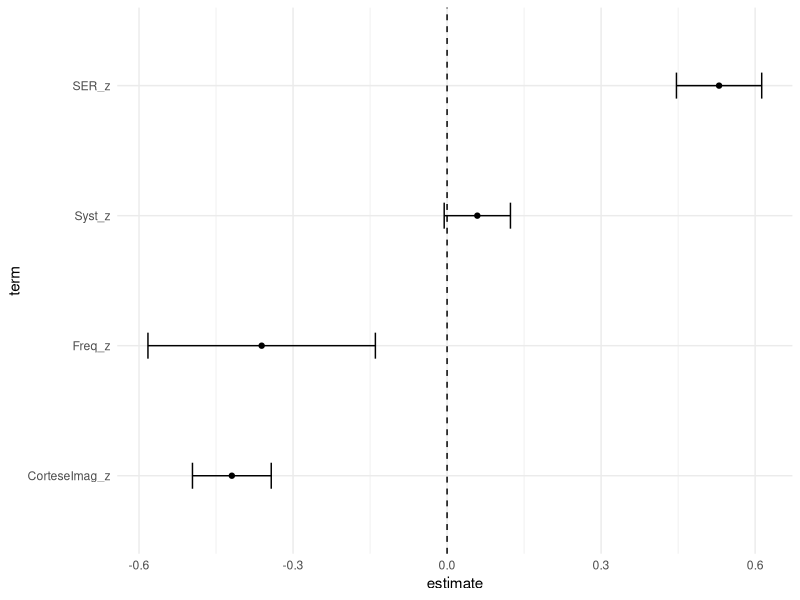
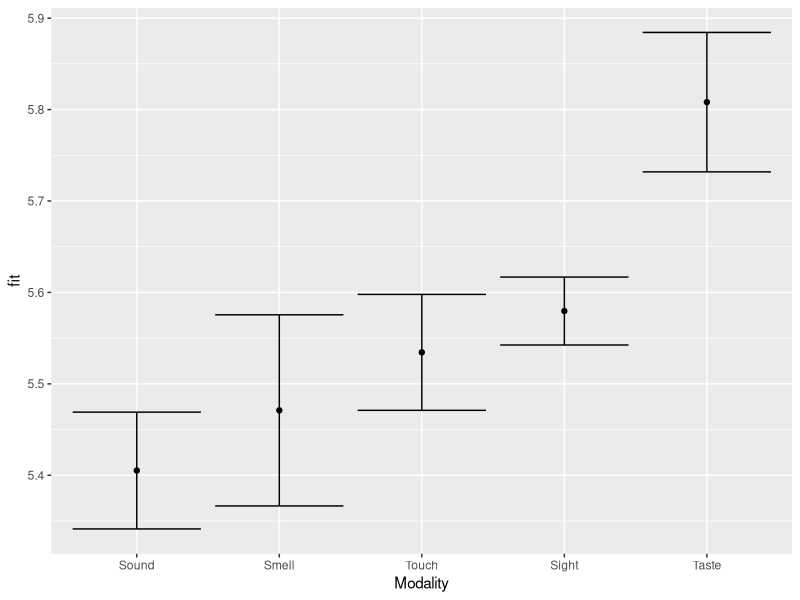
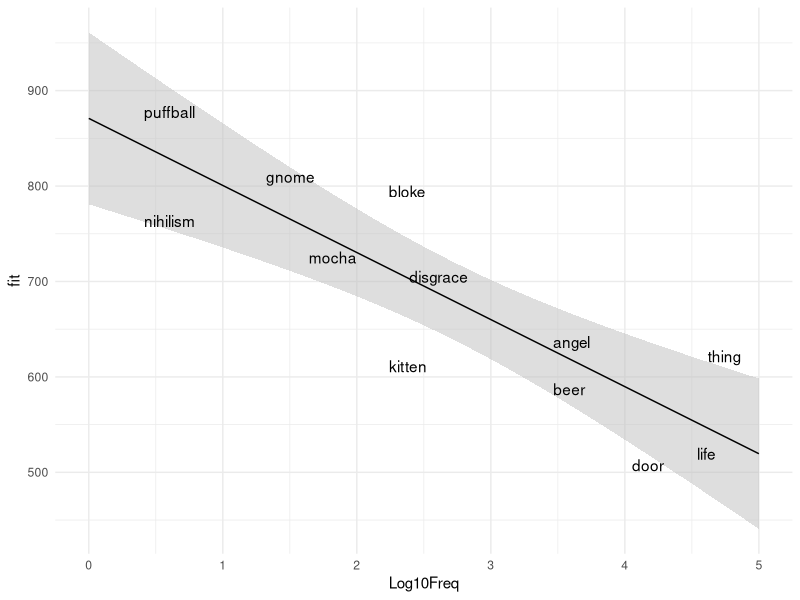

These figures' R source, in order:
## ---- chunk 1
p.adjust(0.03, method="bonferroni", n=2)
## ---- chunk 2
library(tidyverse)
library(broom)

icon <- read_csv("data/perry_winter_2017_iconicity.csv")

icon <- icon %>% 
  mutate(SER_z = scale(SER),
         CorteseImag_z =  scale(CorteseImag),
         Syst_z = scale(Syst),
         Freq_z = scale(Freq))

icon_mdl_z <- lm(Iconicity ~ SER_z + CorteseImag_z + Syst_z + Freq_z , data = icon)

tidy(icon_mdl_z) %>% 
  mutate(p.value = format.pval(p.value, 4),
         estimate = round(estimate, 2),
         std.error = round(std.error, 2),
         statistic = round(statistic, 2))
## ---- chunk 3
mycoefs <- tidy(icon_mdl_z, conf.int = TRUE) %>%  #conf.int incluseds 95% conf. intervals  in output
  filter(term != "(Intercept)") 

pred_order <- arrange(mycoefs, estimate)$term

mycoefs <- mycoefs %>% 
  mutate(term = factor(term, levels = pred_order))
  
ggplot(aes(x = term, y = estimate), data = mycoefs) +
  geom_point() +
  geom_errorbar(aes(ymin = conf.low, ymax = conf.high), width = 0.2) +
  geom_hline(yintercept = 0, linetype = 2) +
  coord_flip() +
  theme_minimal()
## ---- chunk 4
senses <- read_csv("data/winter_2016_senses_valence.csv")

senses_mdl <- lm(Val ~ Modality, data = senses)

tidy(senses_mdl) %>% 
  mutate(estimate = round(estimate, 2), 
         std.error = round(std.error, 2),
         statistics = round(statistic, 2),
         p.value = format.pval(p.value, 4))


## ---- chunk 5
senses_null <- lm(Val ~ 1, data = senses) #1 is a placeholder for intercept only

anova(senses_null, senses_mdl)
## ---- chunk 6
glance(senses_mdl)
## ---- chunk 7
newpreds <- tibble(Modality = sort(unique(senses$Modality)))

sense_preds <- predict(senses_mdl, newpreds, interval = "confidence") #automatically returns CIs

sense_preds <- cbind(newpreds, sense_preds) #adds the label back in

sense_preds
## ---- chunk 8
sense_order <- arrange(sense_preds, fit)$Modality
sense_preds <- mutate(sense_preds, Modality = factor(Modality, levels = sense_order))

ggplot(aes(x=Modality, y=fit), data=sense_preds) +
  geom_point() +
  geom_errorbar(aes(ymin=lwr, ymax=upr)) #formatting suggestions p194
## ---- chunk 9
ELP  <- read_csv("data/ELP_frequency.csv")

ELP <- ELP %>% 
  mutate(Log10Freq = log10(Freq))

ELP_mdl <- lm(RT ~ Log10Freq, ELP)

#generate predictions
newdata <- tibble(Log10Freq = seq(0,5,0.01))
preds <- predict(ELP_mdl, newdata, interval = "confidence")

preds <- cbind(newdata, preds) #add labels back in

preds
## ---- chunk 10
ggplot(aes(x=Log10Freq, y=fit), data=preds) +
  geom_ribbon(aes(ymin=lwr, ymax=upr), fill="grey", alpha=0.5) +
  geom_line() +
  geom_text(aes(y=RT, label=Word), data=ELP) +
  theme_minimal()
